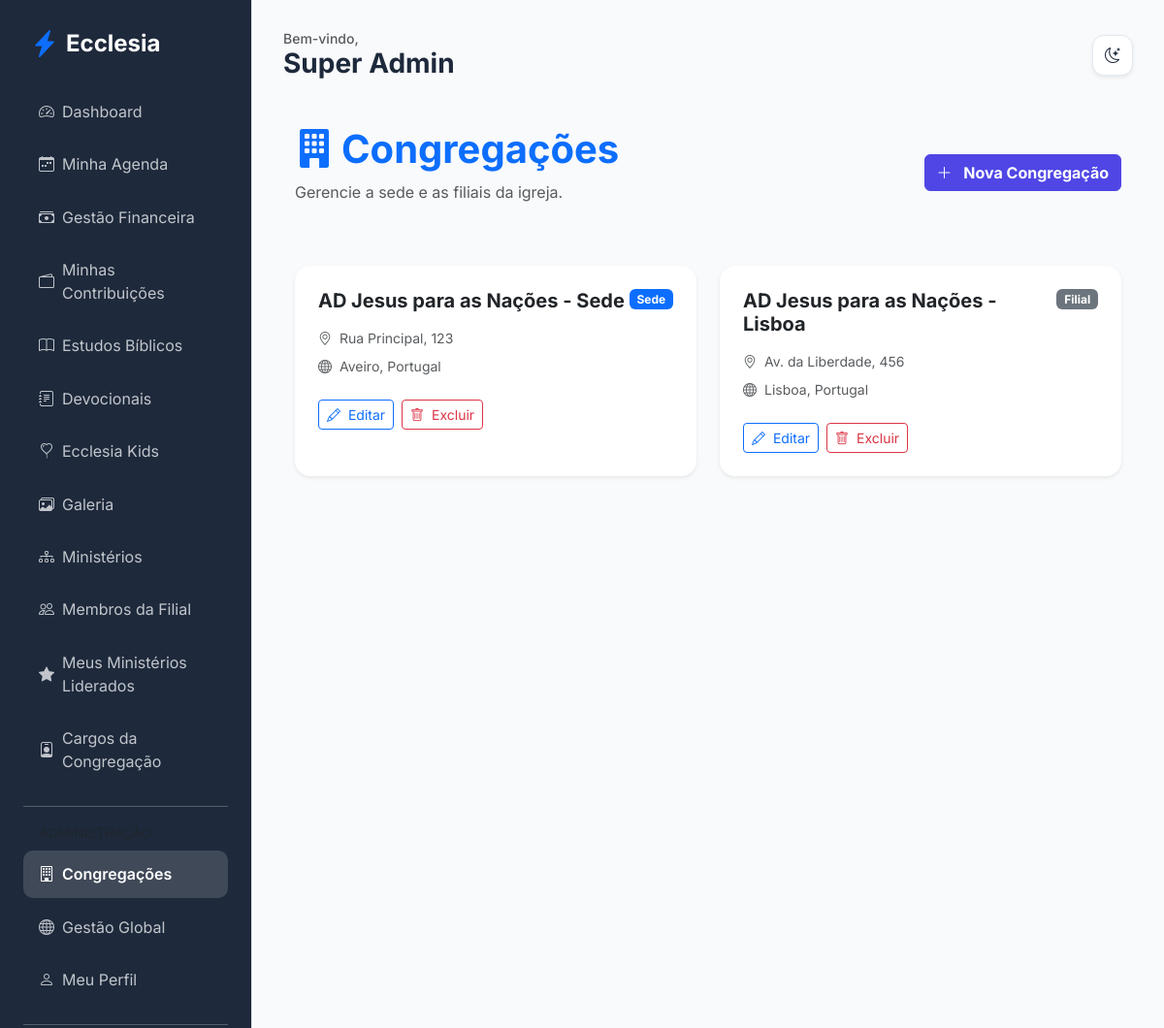
The page /admin/churches (signed in) on the database its author committed.
### app/core/models.py (models this page shows, shortened)
class User(db.Model, UserMixin):
    id = db.Column(db.Integer, primary_key=True)
    name = db.Column(db.String(100), nullable=False)
    email = db.Column(db.String(120), unique=True, nullable=False)
    password_hash = db.Column(db.String(128))
    birth_date = db.Column(db.Date)
    gender = db.Column(db.String(20))
    documents = db.Column(db.String(200)) # Flexível para diferentes países
    tax_id = db.Column(db.String(20), nullable=True)  # NIF (PT), CPF/CNPJ (BR), etc.
    address = db.Column(db.Text)
    phone = db.Column(db.String(50))
    profile_photo = db.Column(db.String(255), nullable=True)
    status = db.Column(db.String(20), default='pending') # pending, active, rejected
    is_email_verified = db.Column(db.Boolean, default=False)
    email_verification_token = db.Column(db.String(100), unique=True, nullable=True)
    data_consent = db.Column(db.Boolean, default=False)
    data_consent_date = db.Column(db.DateTime)
    marketing_consent = db.Column(db.Boolean, default=False)
    is_ministry_leader = db.Column(db.Boolean, default=False)
    church_id = db.Column(db.Integer, db.ForeignKey('church.id'))
    family_id = db.Column(db.Integer, db.ForeignKey('family.id'), nullable=True)
    church_role_id = db.Column(db.Integer, db.ForeignKey('church_role.id'), nullable=True)
    ministries = db.relationship('Ministry', secondary=member_ministries, backref=db.backref('members', lazy='dynamic'))
    can_manage_ministries = db.Column(db.Boolean, default=False)
    can_manage_media = db.Column(db.Boolean, default=False)
    can_publish_devotionals = db.Column(db.Boolean, default=False)
    can_approve_members = db.Column(db.Boolean, default=False)
    can_manage_finance = db.Column(db.Boolean, default=False)
    can_manage_kids = db.Column(db.Boolean, default=False)
    can_manage_events = db.Column(db.Boolean, default=False)

class Church(db.Model):
    id = db.Column(db.Integer, primary_key=True)
    name = db.Column(db.String(100), nullable=False)
    address = db.Column(db.String(200))
    city = db.Column(db.String(100))
    country = db.Column(db.String(100))
    nif = db.Column(db.String(20)) # Número de Contribuinte
    email = db.Column(db.String(120))
    currency_symbol = db.Column(db.String(5), default='R$')
    is_main = db.Column(db.Boolean, default=False)
    created_at = db.Column(db.DateTime, default=datetime.utcnow)
    members = db.relationship('User', backref='church', lazy=True)
    ministries = db.relationship('Ministry', backref='church', lazy=True)
    assets = db.relationship('Asset', backref='church', lazy=True)
    roles = db.relationship('ChurchRole', backref='church', lazy=True, cascade="all, delete-orphan")

### app/modules/admin/routes.py (the view)
@admin_bp.route('/churches')
@login_required
def list_churches():
    if not is_global_admin():
        flash('Acesso negado.', 'danger')
        return redirect(url_for('members.dashboard'))
    churches = Church.query.all()
    return render_template('admin/churches.html', churches=churches)

### app/modules/admin/routes.py (called while the page is built)
def is_global_admin():
    return current_user.church_role and current_user.church_role.name == 'Administrador Global'

### app/templates/admin/churches.html (shortened to what this page needs)
{% extends "base.html" %}
{% block content %}
<div class="container py-4">
    <div class="d-flex justify-content-between align-items-center mb-5">
        <div>
            <h1 class="fw-bold text-primary"><i class="bi bi-building-fill me-2"></i>Congregações</h1>
            <p class="text-muted">Gerencie a sede e as filiais da igreja.</p>
        </div>
        <a href="{{ url_for('admin.add_church') }}" class="btn btn-primary fw-bold">
            <i class="bi bi-plus-lg me-2"></i> Nova Congregação
        </a>
    </div>
    <div class="row g-4">
        {% for church in churches %}
        <div class="col-md-6">
            <div class="card h-100 border-0 shadow-sm">
                <div class="card-body p-4">
                    <div class="d-flex justify-content-between align-items-start mb-3">
                        <h5 class="fw-bold mb-0">{{ church.name }}</h5>
                        {% if church.is_main %}
                        <span class="badge bg-primary">Sede</span>
                        {% else %}
                        <span class="badge bg-secondary">Filial</span>
                        {% endif %}
                    </div>
                    <p class="text-muted small mb-2"><i class="bi bi-geo-alt me-2"></i>{{ church.address }}</p>
                    <p class="text-muted small mb-4"><i class="bi bi-globe me-2"></i>{{ church.city }}, {{ church.country }}</p>
                    <div class="d-flex gap-2">
                        <a href="{{ url_for('admin.edit_church', id=church.id) }}" class="btn btn-sm btn-outline-primary">
                            <i class="bi bi-pencil me-1"></i> Editar
                        </a>
                        <button type="button" class="btn btn-sm btn-outline-danger" data-bs-toggle="modal" data-bs-target="#deleteModal{{ church.id }}">
                            <i class="bi bi-trash me-1"></i> Excluir
                        </button>
                    </div>
                </div>
            </div>
        </div>
        {% endfor %}
    </div>
</div>
{% endblock %}

### app/templates/base.html (shortened to what this page needs)
<!DOCTYPE html>
<html lang="pt-BR">
<head>
    <link href="https://cdn.jsdelivr.net/npm/bootstrap@5.3.0/dist/css/bootstrap.min.css" rel="stylesheet">
    <link href="https://cdn.jsdelivr.net/npm/bootstrap-icons@1.10.0/font/bootstrap-icons.css" rel="stylesheet">
    <link rel="stylesheet" href="{{ url_for('static', filename='css/premium.css') }}">
</head>
<body>
    {% if current_user.is_authenticated %}
    <div class="sidebar d-none d-lg-block">
        <div class="d-flex align-items-center mb-4 px-2">
            <i class="bi bi-lightning-charge-fill text-primary fs-3 me-2"></i>
            <h4 class="mb-0 fw-bold text-white">Ecclesia</h4>
        </div>
        {% include 'includes/_nav_links.html' %}
    </div>
    {% endif %}
    <div class="main-content {{ 'mx-auto' if not current_user.is_authenticated }}">
        {% if current_user.is_authenticated %}
        <header class="d-flex justify-content-between align-items-center mb-4 d-none d-lg-flex">
            <div>
                <h5 class="text-muted mb-0 small">Bem-vindo,</h5>
                <h3 class="fw-bold mb-0">{{ current_user.name }}</h3>
            </div>
            <div class="theme-toggle shadow-sm" onclick="toggleTheme()">
                <i class="bi bi-moon-stars" id="theme-icon"></i>
            </div>
        </header>
        {% endif %}
        {% block content %}{% endblock %}
    </div>
</body>
</html>

### app/static/css/premium.css (style rules this page uses)
:root { --primary: #4f46e5; --primary-hover: #4338ca; --secondary: #64748b; --success: #10b981; --danger: #ef4444; --warning: #f59e0b; --info: #06b6d4; --bg-main: #f8fafc; --bg-card: #ffffff; --text-main: #1e293b; --text-muted: #64748b; --border: #e2e8f0; --sidebar-bg: #1e293b; --sidebar-text: #f8fafc; --input-bg: #ffffff; }
body { font-family: 'Inter', sans-serif; background-color: var(--bg-main); color: var(--text-main); transition: background-color 0.3s ease, color 0.3s ease; }
.sidebar { background-color: var(--sidebar-bg); color: var(--sidebar-text); min-height: 100vh; padding: 2rem 1rem; }
.main-content { padding: 2rem; }
.card { background-color: var(--bg-card); border: 1px solid var(--border); border-radius: 1rem; box-shadow: 0 4px 6px -1px rgb(0 0 0 / 0.1); transition: transform 0.2s, background-color 0.3s; }
.btn-primary { background-color: var(--primary); border-color: var(--primary); }
.theme-toggle { cursor: pointer; padding: 0.5rem; border-radius: 50%; background: var(--bg-card); border: 1px solid var(--border); display: flex; align-items: center; justify-content: center; width: 40px; height: 40px; transition: all 0.3s ease; }

### app/templates/base.html (style rules this page uses)
:root { --sidebar-width: 260px; }
body { font-family: 'Inter', sans-serif; background-color: var(--bg-main); color: var(--text-main); transition: background-color 0.3s, color 0.3s; }
.sidebar { width: var(--sidebar-width); height: 100vh; position: fixed; left: 0; top: 0; z-index: 1000; background-color: var(--sidebar-bg); color: var(--sidebar-text); border-right: 1px solid var(--border); padding: 1.5rem; overflow-y: auto; transition: background-color 0.3s; }
.main-content { margin-left: var(--sidebar-width); padding: 2rem; min-height: 100vh; background-color: var(--bg-main); }
.card { border: 1px solid var(--border); box-shadow: 0 4px 12px rgba(0,0,0,0.05); }
.theme-toggle { cursor: pointer; padding: 0.6rem; border-radius: 12px; background: var(--bg-card); border: 1px solid var(--border); color: var(--text-main); display: flex; align-items: center; justify-content: center; width: 42px; height: 42px; transition: all 0.3s; }

### rows shown on the page
User: name "Super Admin"
Church: name "AD Jesus para as Nações - Sede", is_main "Sede", address "Rua Principal, 123", city "Aveiro", country "Portugal"
Church: name "AD Jesus para as Nações - Lisboa", is_main "Filial", address "Av. da Liberdade, 456", city "Lisboa", country "Portugal"
